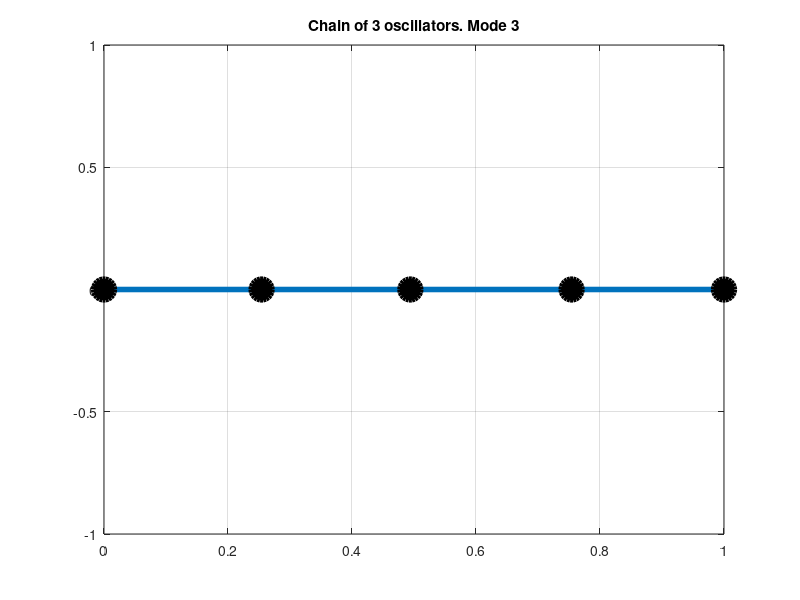

The MATLAB script that drew this image:
%% Longitudinal oscillations in a chain of springs and masses. 
% Mathematical Methods in Engineering and Applied Science. Skoltech. Fall 2019. A. Kasimov
clear all; clf

xmax = 1; tend = 10; dt = 0.05;

set(gca,'nextplot','replacechildren'); grid on;
axis([0 xmax -1 1]); 

n = 3; %number of oscillating masses
h = xmax/(n+1); x = h*(1:n)';
Kn = 1/h^2*toeplitz([2 -1 zeros(1,n-2)])
[S, D]= eig(Kn);  
omega = sqrt(diag(D));

for j = 1:n    
    udot0 = 0*ones(size(x)); %initial conditions
    u0 = 0.1*S(:,j);
    
    a = inv(S)*u0; 
    b = inv(S)*udot0;  
    b = b./omega;
    
    for t=0:dt:tend
        v = a.*cos(omega*t) + b.*sin(omega*t);
        u = S*v;                %solution at t
        z = x + u + i*eps;      % complexify for plotting
        plot([0; z; xmax],'-o','LineWidth',4,'MarkerEdgeColor','k',...
            'MarkerFaceColor','k',  'MarkerSize',15)
        title(['Chain of ',num2str(n),' oscillators. Mode ',num2str(j)]);
        %drawnow;
        getframe;
    end
end